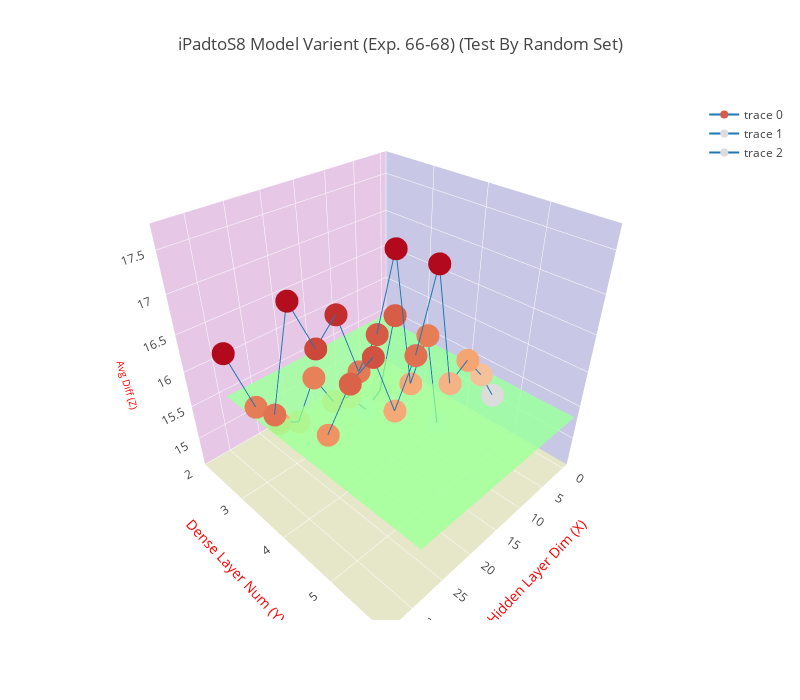

Write notebook code for a chart like this one.
### Code cell
trace = go.Scatter3d(
    x=x1, y=y1, z=z1,
    marker=dict(
        size=8,
        color=z1
    ),
    line=dict(
        color='#1f77b4',
        width=2
    )
)

trace2 = go.Scatter3d(
    x=x2, y=y2, z=z2,
    marker=dict(
        size=8,
        color=z2
    ),
    line=dict(
        color='#1f77b4',
        width=2
    )
)

trace3 = go.Scatter3d(
    x=x3, y=y3, z=z3,
    marker=dict(
        size=8,
        color=z3
    ),
    line=dict(
        color='#1f77b4',
        width=2
    )
)

trace4 = go.Surface(
    z=polyfit_list,
    opacity=0.7,
    colorscale='Jet',
    showscale=False
)

data = [trace, trace2, trace3, trace4]
layout = go.Layout(
    width=800,
    height=700,
    title= title,
    scene=dict(
        xaxis=dict(
            title='Hidden Layer Dim (X)',
            titlefont=dict(
                size=14,
                color='#ff0000'
            ),
            gridcolor='rgb(255, 255, 255)',
            zerolinecolor='rgb(255, 255, 255)',
            showbackground=True,
            backgroundcolor='rgb(200, 200, 230)'
        ),
        yaxis=dict(
            nticks = 5,
            range = [2, 6],
            title='Dense Layer Num (Y)',
            titlefont=dict(
                size=14,
                color='#ff0000'
            ),
            gridcolor='rgb(255, 255, 255)',
            zerolinecolor='rgb(255, 255, 255)',
            showbackground=True,
            backgroundcolor='rgb(230, 200, 230)'
        ),
        zaxis=dict(
            title='Avg Diff (Z)',
            titlefont=dict(
                size=10,
                color='#ff0000'
            ),
            gridcolor='rgb(255, 255, 255)',
            zerolinecolor='rgb(255, 255, 255)',
            showbackground=True,
            backgroundcolor='rgb(230, 230, 200)'
        ),
    )
)

fig = go.Figure(data=data, layout=layout)
plotly.offline.iplot(fig)

### Figure 1 — Plotly figure (JSON) as saved in the notebook; plotly's stock layout.template omitted (floating-point values rounded to 4 significant figures; data arrays with more than 128 entries replaced by an {"elided": "..."} marker saying what was removed)
{"data": [{"line": {"color": "#1f77b4", "width": 2}, "marker": {"color": [15.99, 14.9, 14.74, 15.12, 15.2, 15.72, 15.2, 15.35, 15.75, 16.61], "size": 8}, "type": "scatter3d", "uid": "4a8e845a-e115-11e8-81ea-001a7dda7111", "x": [6, 9, 12, 15, 18, 21, 24, 27, 30, 33], "y": [3, 3, 3, 3, 3, 3, 3, 3, 3, 3], "z": [15.99, 14.9, 14.74, 15.12, 15.2, 15.72, 15.2, 15.35, 15.75, 16.61]}, {"line": {"color": "#1f77b4", "width": 2}, "marker": {"color": [14.65, 16.18, 15.62, 17.47, 16.57, 16.23, 17.05, 16.79, 17.43, 16.28], "size": 8}, "type": "scatter3d", "uid": "4a8e845b-e115-11e8-aa03-001a7dda7111", "x": [6, 9, 12, 15, 18, 21, 24, 27, 30, 33], "y": [4, 4, 4, 4, 4, 4, 4, 4, 4, 4], "z": [14.65, 16.18, 15.62, 17.47, 16.57, 16.23, 17.05, 16.79, 17.43, 16.28]}, {"line": {"color": "#1f77b4", "width": 2}, "marker": {"color": [15.59, 16.03, 16.36, 16.2, 17.69, 16.83, 16.32, 17.09, 16.94, 16.54], "size": 8}, "type": "scatter3d", "uid": "4a8e845c-e115-11e8-801b-001a7dda7111", "x": [6, 9, 12, 15, 18, 21, 24, 27, 30, 33], "y": [5, 5, 5, 5, 5, 5, 5, 5, 5, 5], "z": [15.59, 16.03, 16.36, 16.2, 17.69, 16.83, 16.32, 17.09, 16.94, 16.54]}, {"colorscale": "Jet", "opacity": 0.7, "showscale": false, "type": "surface", "uid": "4a8e845d-e115-11e8-b275-001a7dda7111", "z": {"elided": "7x30 float values"}}], "layout": {"height": 700, "scene": {"xaxis": {"backgroundcolor": "rgb(200, 200, 230)", "gridcolor": "rgb(255, 255, 255)", "showbackground": true, "title": "Hidden Layer Dim (X)", "titlefont": {"color": "#ff0000", "size": 14}, "zerolinecolor": "rgb(255, 255, 255)"}, "yaxis": {"backgroundcolor": "rgb(230, 200, 230)", "gridcolor": "rgb(255, 255, 255)", "nticks": 5, "range": [2, 6], "showbackground": true, "title": "Dense Layer Num (Y)", "titlefont": {"color": "#ff0000", "size": 14}, "zerolinecolor": "rgb(255, 255, 255)"}, "zaxis": {"backgroundcolor": "rgb(230, 230, 200)", "gridcolor": "rgb(255, 255, 255)", "showbackground": true, "title": "Avg Diff (Z)", "titlefont": {"color": "#ff0000", "size": 10}, "zerolinecolor": "rgb(255, 255, 255)"}}, "title": "iPadtoS8 Model Varient (Exp. 66-68) (Test By Random Set)", "width": 800}}
